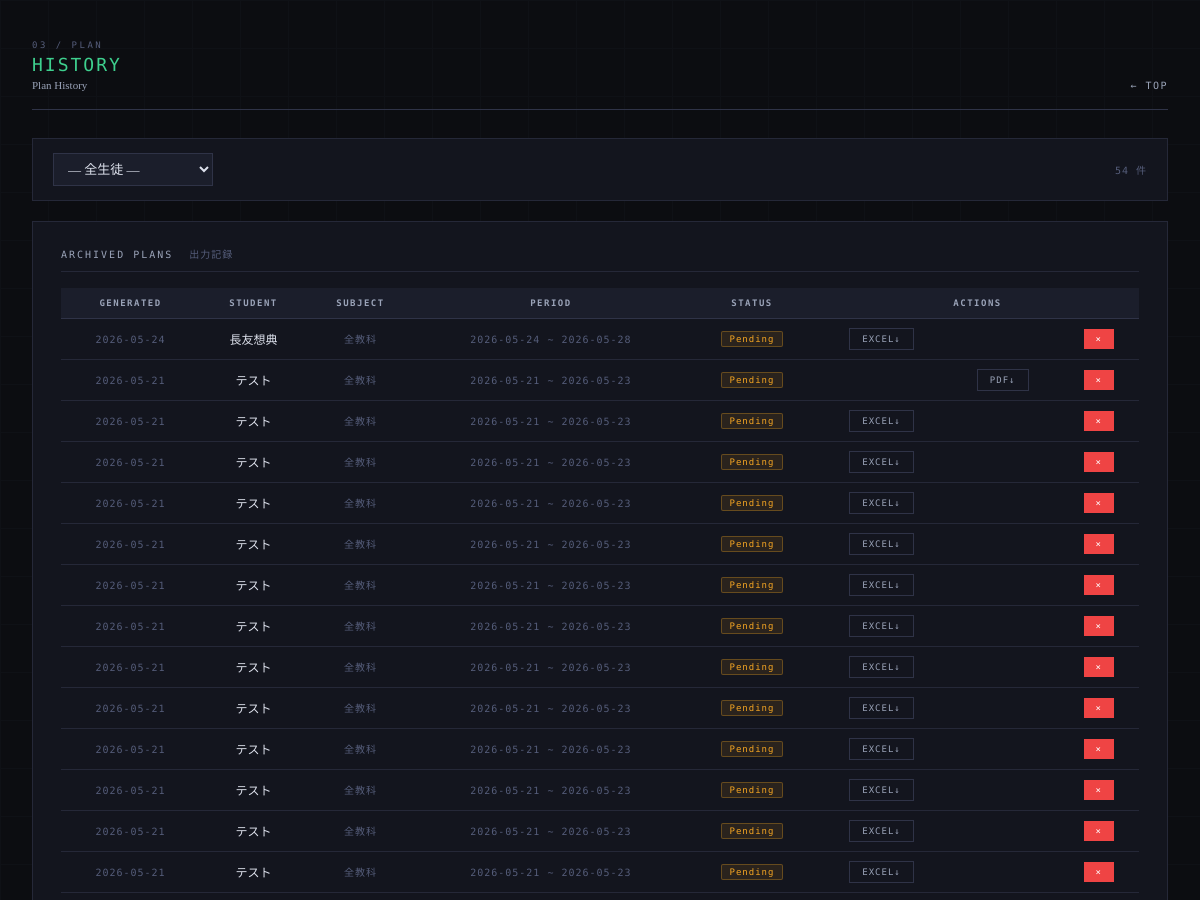
Before: /history (upper part) with the older database file.
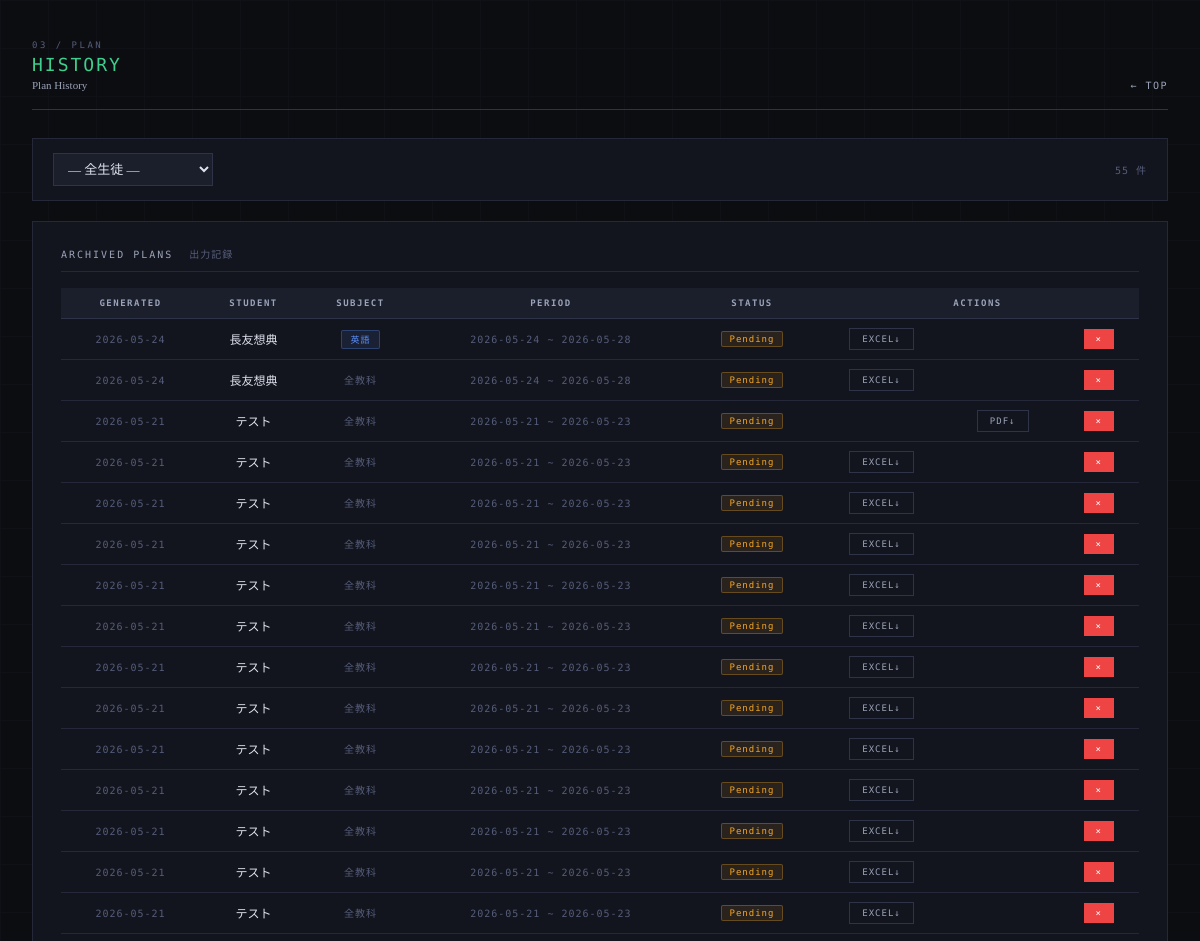
After: the same page with the newer database file.
### tables this page shows
CREATE TABLE plan_history (
        history_id INTEGER PRIMARY KEY AUTOINCREMENT,
        student_id TEXT NOT NULL,
        generated_date TEXT NOT NULL,
        start_date TEXT NOT NULL,
        end_date TEXT NOT NULL,
        excel_path TEXT NOT NULL, pdf_path TEXT DEFAULT '', subject TEXT DEFAULT '', confirmed INTEGER DEFAULT 0, plan_data TEXT DEFAULT '',
        FOREIGN KEY (student_id) REFERENCES students(student_id)
    );

CREATE TABLE students (
            student_id TEXT PRIMARY KEY,
            name TEXT NOT NULL,
            subjects TEXT NOT NULL
        , plan_mode TEXT DEFAULT 'all');

### app.py (the view)
@app.route("/history")
def history():
    student_id = request.args.get("student_id", "")
    conn = get_connection()
    c = conn.cursor()
    c.execute("SELECT * FROM students ORDER BY student_id")
    students = c.fetchall()
    conn.close()
    all_histories   = get_plan_histories(student_id)
    confirmed       = [h for h in all_histories if h["confirmed"] == 1]
    unconfirmed     = [h for h in all_histories if h["confirmed"] == 0]
    return render_template("history.html",
                           students=students,
                           confirmed=confirmed,
                           unconfirmed=unconfirmed,
                           selected_student=student_id)

### database.py (called while the page is built)
def get_connection():
    conn = sqlite3.connect(DB_PATH)
    conn.row_factory = sqlite3.Row
    return conn

def get_plan_histories(student_id=None, confirmed_only=False):
    conn = get_connection()
    c = conn.cursor()
    where = []
    params = []
    if student_id:
        where.append("ph.student_id=?")
        params.append(student_id)
    if confirmed_only:
        where.append("ph.confirmed=1")
    where_sql = ("WHERE " + " AND ".join(where)) if where else ""
    c.execute(f"""
        SELECT ph.*, s.name as student_name
        FROM plan_history ph
        JOIN students s ON ph.student_id = s.student_id
        {where_sql}
        ORDER BY ph.generated_date DESC, ph.history_id DESC
    """, params)
    rows = c.fetchall()
    conn.close()
    return rows

### templates/history.html (shortened to what this page needs)
<!DOCTYPE html>
<html lang="ja">
<head>
</head>
<body>
<div class="container">
  <div class="page-header fade-in">
    <div>
      <div class="page-label">03 / Plan</div>
      <div class="page-title">History</div>
      <div class="page-title-ja">Plan History</div>
    </div>
    <a class="page-header-back" href="/">TOP</a>
  </div>
  <div class="card fade-in" style="padding:14px 20px;">
    <form method="GET" style="display:flex;gap:12px;align-items:center;">
      <select name="student_id" onchange="this.form.submit()" style="width:160px;">
        <option value="">— 全生徒 —</option>
      </select>
      <span class="meta-text" style="margin-left:auto;">
        {{ unconfirmed|length + confirmed|length }} 件
      </span>
    </form>
  </div>
  <div class="card fade-in">
    <div class="card-title">Archived Plans
      <span class="meta-text" style="margin-left:8px;">出力記録</span>
    </div>
    {% if unconfirmed %}
    <table class="data-table">
      <thead>
        <tr>
          <th>Generated</th>
          <th>Student</th>
          <th>Subject</th>
          <th>Period</th>
          <th>Status</th>
          <th colspan="3">Actions</th>
        </tr>
      </thead>
      <tbody>
      {% for h in unconfirmed %}
      <tr>
        <td class="meta-text">{{ h.generated_date }}</td>
        <td style="font-family:'Noto Serif JP',serif;font-size:12px;">
          {{ h.student_name }}
        </td>
        <td>
          {% if h.subject %}
          <span class="badge badge-subject">{{ h.subject }}</span>
          {% else %}
          <span class="meta-text">全教科</span>
          {% endif %}
        </td>
        <td class="meta-text">{{ h.start_date }} ~ {{ h.end_date }}</td>
        <td>
          <span class="badge badge-pending">Pending</span>
        </td>
        <td>
          {% if h.excel_path %}
          <a href="/history/download/{{ h.history_id }}?type=excel"
             class="btn btn-ghost btn-sm">Excel↓</a>
          {% endif %}
        </td>
        <td>
          {% if h.pdf_path %}
          <a href="/history/download/{{ h.history_id }}?type=pdf"
             class="btn btn-ghost btn-sm">PDF↓</a>
          {% endif %}
        </td>
        <td>
          <button class="btn btn-danger btn-sm"
            onclick="confirmDelete({{ h.history_id }})">×</button>
        </td>
      </tr>
      {% endfor %}
      </tbody>
    </table>
    {% else %}
    <div class="empty-msg">No archived plans yet.</div>
    {% endif %}
  </div>
</div>
</body>
</html>

### templates/history.html (style rules this page uses)
:root { --bg:#0c0d11; --surface:#13151e; --surface2:#1b1e2b; --surface3:#222536; --border:#252838; --border-light:#2f3347; --text:#dde1ec; --text-muted:#9aa3b8; --text-dim:#555d7a; --blue:#5b8ff9; --green:#3ecf8e; --amber:#f5a623; --red:#ef4444; --blue-bg:rgba(91,143,249,0.10); --green-bg:rgba(62,207,142,0.10); --amber-bg:rgba(245,166,35,0.10); }
*, *::before, *::after { margin:0; padding:0; box-sizing:border-box; }
body { font-family:"Noto Serif JP",serif; background:var(--bg); color:var(--text); min-height:100vh; padding:40px 32px 80px; -webkit-font-smoothing:antialiased; }
body::after { content:""; position:fixed; inset:0; background-image:linear-gradient(var(--border) 1px,transparent 1px), linear-gradient(90deg,var(--border) 1px,transparent 1px); background-size:48px 48px; opacity:0.15; pointer-events:none; z-index:0; }
.container { max-width:1200px; margin:0 auto; position:relative; z-index:1; }
.page-header { display:flex; align-items:flex-end; justify-content:space-between; margin-bottom:28px; padding-bottom:18px; border-bottom:1px solid var(--border-light); }
.page-label { font-family:"DM Mono",monospace; font-size:9px; letter-spacing:2.5px; text-transform:uppercase; color:var(--text-dim); margin-bottom:4px; }
.page-title { font-family:"DM Mono",monospace; font-weight:500; font-size:18px; letter-spacing:2px; text-transform:uppercase; color:var(--green); }
.page-title-ja { font-family:"Noto Serif JP",serif; font-weight:300; font-size:11px; color:var(--text-muted); margin-top:4px; }
.page-header-back { font-family:"DM Mono",monospace; font-size:10px; color:var(--text-muted); letter-spacing:1.5px; text-decoration:none; transition:color 0.15s; }
.page-header-back::before { content:"← "; }
.card { background:var(--surface); border:1px solid var(--border); padding:24px 28px; margin-bottom:20px; }
.card-title { font-family:"DM Mono",monospace; font-size:10px; letter-spacing:2px; text-transform:uppercase; color:var(--text-muted); margin-bottom:16px; padding-bottom:10px; border-bottom:1px solid var(--border); }
.data-table { width:100%; border-collapse:collapse; font-size:12px; }
.data-table th { background:var(--surface2); color:var(--text-muted); font-family:"DM Mono",monospace; font-size:9px; letter-spacing:1.5px; text-transform:uppercase; padding:10px 12px; text-align:center; border-bottom:1px solid var(--border-light); white-space:nowrap; }
.data-table td { padding:9px 12px; border-bottom:1px solid var(--border); text-align:center; vertical-align:middle; }
.meta-text { font-family:"DM Mono",monospace; font-size:10px; color:var(--text-dim); letter-spacing:1px; }
.btn { font-family:"DM Mono",monospace; font-size:11px; letter-spacing:2px; text-transform:uppercase; padding:10px 24px; border:none; cursor:pointer; transition:all 0.15s; display:inline-flex; align-items:center; gap:8px; text-decoration:none; }
.btn-ghost { background:transparent; color:var(--text-muted); border:1px solid var(--border-light); }
.btn-danger { background:var(--red); color:white; }
.btn-sm { padding:5px 12px; font-size:9px; letter-spacing:1px; }
.badge { font-family:"DM Mono",monospace; font-size:9px; letter-spacing:1px; padding:2px 8px; display:inline-block; border-radius:2px; }
.badge-pending { background:var(--amber-bg); color:var(--amber); border:1px solid rgba(245,166,35,0.3); }
.badge-subject { background:var(--blue-bg); color:var(--blue); border:1px solid rgba(91,143,249,0.3); font-size:9px; }
select { padding:7px 10px; background:var(--surface2); border:1px solid var(--border-light); color:var(--text); font-family:"Noto Serif JP",serif; font-size:13px; outline:none; }
.fade-in { animation:fadeIn 0.3s ease both; }

Changed rows visible on the page:
added plan_history: generated_date "2026-05-24", student_name "長友想典", subject "英語", start_date "2026-05-24", end_date "2026-05-28"
Other visible differences:
{{ unconfirmed|length + confirmed|length }}: "54" → "55"
